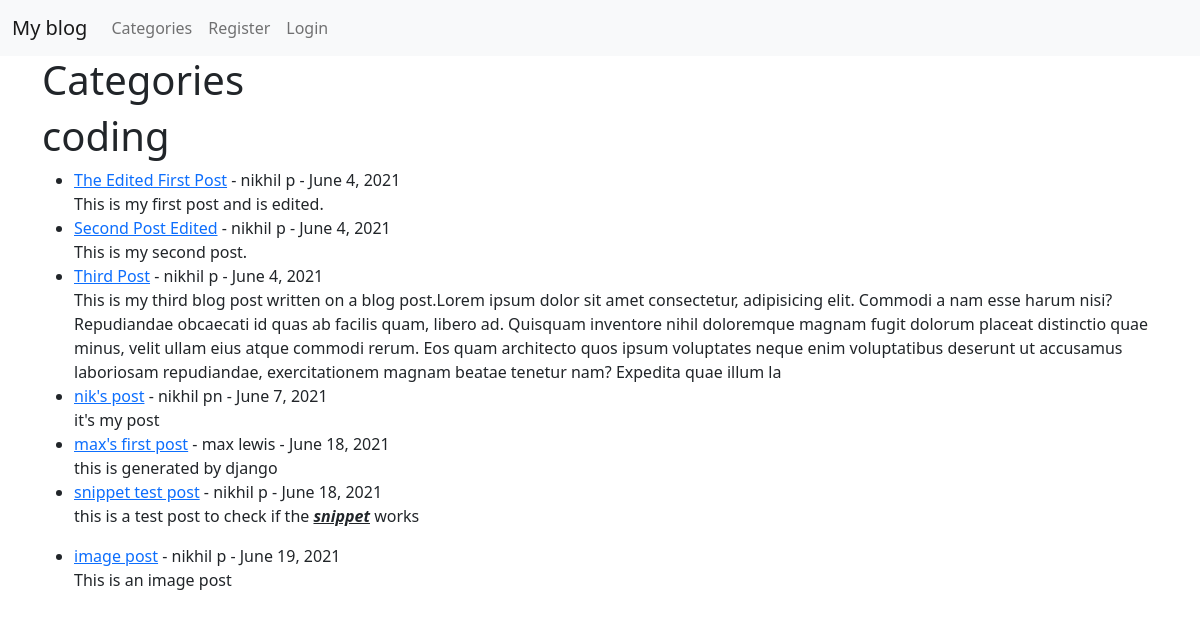
/category/coding/, run on the app's committed database.
### theblog/models.py (models this page shows, shortened)
class Post(models.Model):
    title = models.CharField(max_length=255)
    header_image = models.ImageField(null=True, blank=True, upload_to="images/")
    title_tag = models.CharField(max_length=255, default = "My blog")
    author = models.ForeignKey(User, on_delete=models.CASCADE)
    body = RichTextField(blank=True, null=True)
    post_date = models.DateField(auto_now_add=True)
    category = models.CharField(max_length=255, default='coding')
    snippet = models.CharField(max_length=255)
    likes = models.ManyToManyField(User, related_name='blog_posts')

### theblog/views.py (the view)
# urls.py: path('category/<str:cats>/', CategoryView, name='category'),
def CategoryView(request, cats):
    category_posts = Post.objects.filter(category=cats.replace('-', ' '))
    return render(request, 'categories.html',{'cats': cats.replace('-',' '), 'category_posts': category_posts})

### theblog/templates/categories.html (shortened to what this page needs)
{% extends 'base.html' %}
{% block content %}
{% if category_posts %}
<h1>Categories</h1>
<h1>{{ cats }}</h1>
<ul>
{% for post in category_posts %}
      <li> <a href="{% url 'article-detail' post.pk %}"> {{ post.title }}</a> - {{ post.author.first_name }} {{ post.author.last_name }} - {{ post.post_date }} <br>
        {{ post.body |slice:":500" | safe }}</li>
{% endfor %}
</ul>
{% else %}
<h2>This page does not exist</h2>
{% endif %}
{% endblock %}

### data on the page
Post: title "The Edited First Post", author.first_name "nikhil", author.last_name "p", post_date "June 4, 2021", body "This is my first post and is edited."
Post: title "Second Post Edited", author.first_name "nikhil", author.last_name "p", post_date "June 4, 2021", body "This is my second post."
Post: title "Third Post", author.first_name "nikhil", author.last_name "p", post_date "June 4, 2021", body "This is my third blog post written on a blog post.Lorem ipsum dolor sit amet consectetur, adipisicing elit. Commodi a nam esse harum nisi? Repudiandae obcaecati id quas ab facilis quam, libero ad. Quisquam inventore nihil doloremque magnam fugit dolorum placeat distinctio quae minus, velit ullam eius atque commodi rerum. Eos quam architecto quos ipsum voluptates neque enim voluptatibus deserunt ut accusamus laboriosam repudiandae, exercitationem magnam beatae tenetur nam? Expedita quae illum la"
Post: title "nik's post", author.first_name "nikhil", author.last_name "pn", post_date "June 7, 2021", body "it's my post"
Post: title "max's first post", author.first_name "max", author.last_name "lewis", post_date "June 18, 2021", body "this is generated by django"
Post: title "snippet test post", author.first_name "nikhil", author.last_name "p", post_date "June 18, 2021", body "this is a test post to check if the snippet works"
Post: title "image post", author.first_name "nikhil", author.last_name "p", post_date "June 19, 2021", body "This is an image post"

### other printed values
{{ cats }} "coding"
